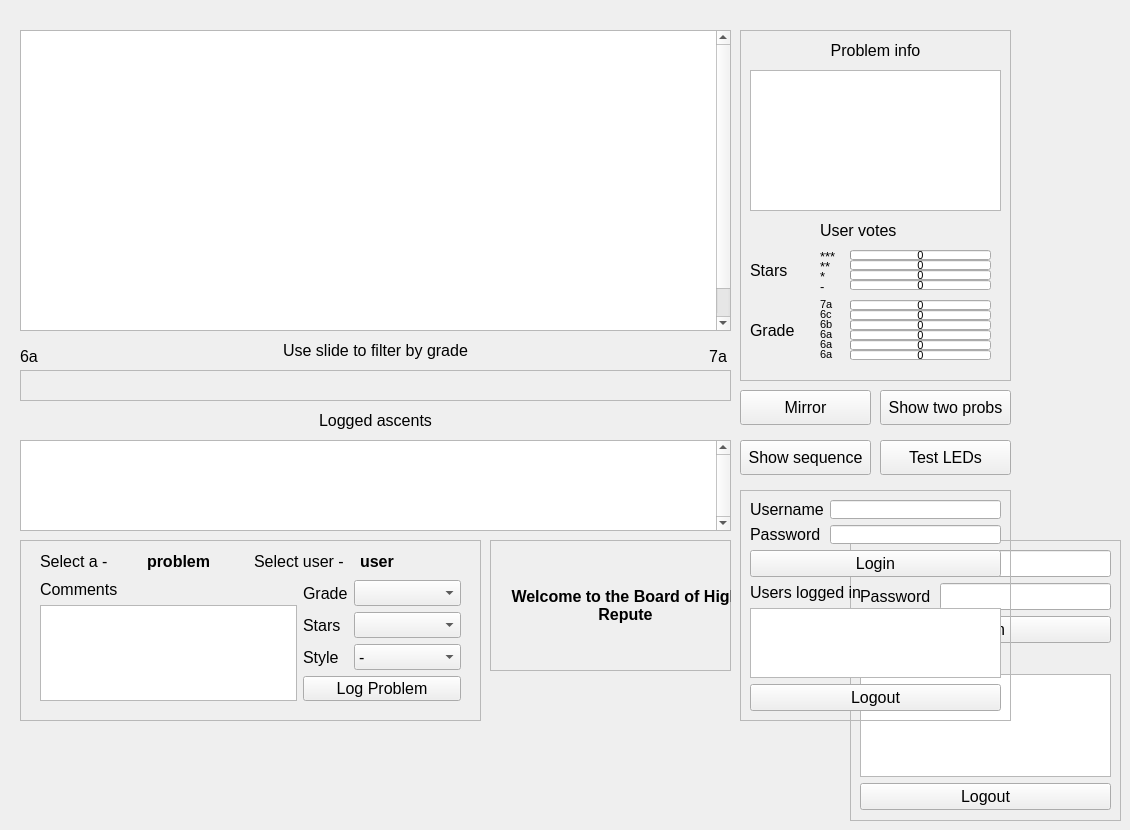
   <widget class="QWidget" name="tab">
    <attribute name="title">
     <string>LED Board</string>
    </attribute>
    <widget class="QFrame" name="frame">
     <property name="geometry">
      <rect>
       <x>20</x>
       <y>540</y>
       <width>461</width>
       <height>181</height>
      </rect>
     </property>
     <property name="font">
      <font>
       <pointsize>12</pointsize>
      </font>
     </property>
     <property name="toolTip">
      <string/>
     </property>
     <property name="frameShape">
      <enum>QFrame::StyledPanel</enum>
     </property>
     <property name="frameShadow">
      <enum>QFrame::Raised</enum>
     </property>
     <widget class="QWidget" name="layoutWidget">
      <property name="geometry">
       <rect>
        <x>20</x>
        <y>10</y>
        <width>421</width>
        <height>23</height>
       </rect>
      </property>
      <layout class="QHBoxLayout" name="horizontalLayout_4">
       <item>
        <widget class="QLabel" name="lblLogProb1">
         <property name="text">
          <string>Select a -</string>
         </property>
        </widget>
       </item>
       <item>
        <widget class="QLabel" name="lblLogProb2">
         <property name="font">
          <font>
           <weight>75</weight>
           <bold>true</bold>
          </font>
         </property>
         <property name="layoutDirection">
          <enum>Qt::RightToLeft</enum>
         </property>
         <property name="text">
          <string>problem</string>
         </property>
        </widget>
       </item>
       <item>
        <widget class="QLabel" name="lblLogProb3">
         <property name="text">
          <string>Select user -</string>
         </property>
        </widget>
       </item>
       <item>
        <widget class="QLabel" name="lblLogProb4">
         <property name="font">
          <font>
           <weight>75</weight>
           <bold>true</bold>
          </font>
         </property>
         <property name="layoutDirection">
          <enum>Qt::RightToLeft</enum>
         </property>
         <property name="text">
          <string>user</string>
         </property>
        </widget>
       </item>
      </layout>
     </widget>
     <widget class="QWidget" name="layoutWidget">
      <property name="geometry">
       <rect>
        <x>20</x>
        <y>40</y>
        <width>421</width>
        <height>121</height>
       </rect>
      </property>
      <layout class="QGridLayout" name="gridLayout_8">
       <item row="0" column="0">
        <layout class="QGridLayout" name="gridLayout_5">
         <item row="0" column="0">
          <widget class="QLabel" name="lblLog_2">
           <property name="text">
            <string>Comments</string>
           </property>
          </widget>
         </item>
         <item row="1" column="0">
          <widget class="QTextEdit" name="tbLogComments">
           <property name="toolTip">
            <string/>
           </property>
          </widget>
         </item>
        </layout>
       </item>
       <item row="0" column="1">
        <layout class="QGridLayout" name="gridLayout_7">
         <item row="7" column="0" colspan="2">
          <widget class="QPushButton" name="pbLogProblem">
           <property name="font">
            <font>
             <pointsize>12</pointsize>
            </font>
           </property>
           <property name="toolTip">
            <string>Add the selected problem to your logbook</string>
           </property>
           <property name="text">
            <string>Log Problem</string>
           </property>
          </widget>
         </item>
         <item row="1" column="0">
          <widget class="QLabel" name="label_8">
           <property name="text">
            <string>Grade</string>
           </property>
          </widget>
         </item>
         <item row="1" column="1">
          <widget class="QComboBox" name="cbGrade">
           <property name="font">
            <font>
             <pointsize>12</pointsize>
            </font>
           </property>
           <property name="toolTip">
            <string>Your personal grade for the problem</string>
           </property>
          </widget>
         </item>
         <item row="4" column="0">
          <widget class="QLabel" name="label_9">
           <property name="text">
            <string>Stars</string>
           </property>
          </widget>
         </item>
         <item row="4" column="1">
          <widget class="QComboBox" name="cbStars">
           <property name="font">
            <font>
             <pointsize>12</pointsize>
            </font>
           </property>
           <property name="toolTip">
            <string>Your star rating for the problem</string>
           </property>
          </widget>
         </item>
         <item row="6" column="0">
          <widget class="QLabel" name="label_13">
           <property name="text">
            <string>Style</string>
           </property>
          </widget>
         </item>
         <item row="6" column="1">
          <widget class="QComboBox" name="cbStyle">
           <property name="font">
            <font>
             <pointsize>12</pointsize>
            </font>
           </property>
           <property name="toolTip">
            <string/>
           </property>
           <item>
            <property name="text">
             <string>-</string>
            </property>
           </item>
           <item>
            <property name="text">
             <string>Flashed</string>
            </property>
           </item>
           <item>
            <property name="text">
             <string>2nd Go</string>
            </property>
           </item>
           <item>
            <property name="text">
             <string>3rd Go</string>
            </property>
           </item>
           <item>
            <property name="text">
             <string>Many goes</string>
            </property>
           </item>
           <item>
            <property name="text">
             <string>Repeat</string>
            </property>
           </item>
           <item>
            <property name="text">
             <string>DNF</string>
            </property>
           </item>
          </widget>
         </item>
        </layout>
       </item>
      </layout>
     </widget>
    </widget>
    <widget class="QTableWidget" name="tblProblems">
     <property name="enabled">
      <bool>true</bool>
     </property>
     <property name="geometry">
      <rect>
       <x>20</x>
       <y>30</y>
       <width>711</width>
       <height>301</height>
      </rect>
     </property>
     <property name="font">
      <font>
       <pointsize>14</pointsize>
      </font>
     </property>
     <property name="toolTip">
      <string>Select a problem to show on board</string>
     </property>
     <property name="styleSheet">
      <string notr="true"/>
     </property>
     <property name="verticalScrollBarPolicy">
      <enum>Qt::ScrollBarAlwaysOn</enum>
     </property>
     <property name="editTriggers">
      <set>QAbstractItemView::DoubleClicked</set>
     </property>
     <property name="showGrid">
      <bool>false</bool>
     </property>
     <property name="sortingEnabled">
      <bool>true</bool>
     </property>
     <property name="rowCount">
      <number>10</number>
     </property>
     <property name="columnCount">
      <number>4</number>
     </property>
     <attribute name="horizontalHeaderVisible">
      <bool>false</bool>
     </attribute>
     <attribute name="verticalHeaderVisible">
      <bool>false</bool>
     </attribute>
     <row/>
     <row/>
     <row/>
     <row/>
     <row/>
     <row/>
     <row/>
     <row/>
     <row/>
     <row/>
     <column/>
     <column/>
     <column/>
     <column/>
    </widget>
    <widget class="QFrame" name="frame_2">
     <property name="geometry">
      <rect>
       <x>850</x>
       <y>540</y>
       <width>271</width>
       <height>281</height>
      </rect>
     </property>
     <property name="font">
      <font>
       <pointsize>12</pointsize>
      </font>
     </property>
     <property name="frameShape">
      <enum>QFrame::StyledPanel</enum>
     </property>
     <property name="frameShadow">
      <enum>QFrame::Raised</enum>
     </property>
     <widget class="QWidget" name="layoutWidget">
      <property name="geometry">
       <rect>
        <x>10</x>
        <y>10</y>
        <width>251</width>
        <height>260</height>
       </rect>
      </property>
      <layout class="QGridLayout" name="gridLayout_3">
       <item row="2" column="0">
        <widget class="QListWidget" name="lbUsers">
         <property name="toolTip">
          <string>Select a user to log problems, add problems, etc</string>
         </property>
        </widget>
       </item>
       <item row="3" column="0">
        <widget class="QPushButton" name="pbLogout">
         <property name="font">
          <font>
           <pointsize>12</pointsize>
          </font>
         </property>
         <property name="toolTip">
          <string>Logs out the selected user</string>
         </property>
         <property name="text">
          <string>Logout</string>
         </property>
        </widget>
       </item>
       <item row="1" column="0">
        <layout class="QGridLayout" name="gridLayout_2">
         <item row="0" column="0">
          <layout class="QGridLayout" name="gridLayout">
           <item row="2" column="0">
            <widget class="QLabel" name="label_2">
             <property name="text">
              <string>Password</string>
             </property>
            </widget>
           </item>
           <item row="0" column="0">
            <widget class="QLabel" name="label">
             <property name="text">
              <string>Username</string>
             </property>
            </widget>
           </item>
           <item row="2" column="1">
            <widget class="QLineEdit" name="lePassword">
             <property name="echoMode">
              <enum>QLineEdit::Password</enum>
             </property>
            </widget>
           </item>
           <item row="0" column="1">
            <widget class="QLineEdit" name="leUsername">
             <property name="echoMode">
              <enum>QLineEdit::Normal</enum>
             </property>
            </widget>
           </item>
          </layout>
         </item>
         <item row="1" column="0">
          <widget class="QPushButton" name="pbLogin">
           <property name="font">
            <font>
             <pointsize>12</pointsize>
            </font>
           </property>
           <property name="toolTip">
            <string>Complete Username &amp; Password to Login</string>
           </property>
           <property name="text">
            <string>Login</string>
           </property>
          </widget>
         </item>
         <item row="2" column="0">
          <widget class="QLabel" name="label_32">
           <property name="text">
            <string>Users logged in</string>
           </property>
          </widget>
         </item>
        </layout>
       </item>
      </layout>
     </widget>
    </widget>
    <widget class="QFrame" name="frame_5">
     <property name="geometry">
      <rect>
       <x>740</x>
       <y>30</y>
       <width>271</width>
       <height>351</height>
      </rect>
     </property>
     <property name="font">
      <font>
       <pointsize>12</pointsize>
      </font>
     </property>
     <property name="toolTip">
      <string/>
     </property>
     <property name="frameShape">
      <enum>QFrame::StyledPanel</enum>
     </property>
     <property name="frameShadow">
      <enum>QFrame::Raised</enum>
     </property>
     <widget class="QTextBrowser" name="tbProblemInfo">
      <property name="geometry">
       <rect>
        <x>10</x>
        <y>40</y>
        <width>251</width>
        <height>141</height>
       </rect>
      </property>
      <property name="font">
       <font>
        <pointsize>12</pointsize>
       </font>
      </property>
      <property name="toolTip">
       <string/>
      </property>
     </widget>
     <widget class="QProgressBar" name="barStar3">
      <property name="geometry">
       <rect>
        <x>110</x>
        <y>220</y>
        <width>141</width>
        <height>10</height>
       </rect>
      </property>
      <property name="font">
       <font>
        <pointsize>8</pointsize>
       </font>
      </property>
      <property name="value">
       <number>0</number>
      </property>
      <property name="format">
       <string>%v</string>
      </property>
     </widget>
     <widget class="QProgressBar" name="barStar2">
      <property name="geometry">
       <rect>
        <x>110</x>
        <y>230</y>
        <width>141</width>
        <height>10</height>
       </rect>
      </property>
      <property name="font">
       <font>
        <pointsize>8</pointsize>
       </font>
      </property>
      <property name="value">
       <number>0</number>
      </property>
      <property name="format">
       <string>%v</string>
      </property>
     </widget>
     <widget class="QProgressBar" name="barStar1">
      <property name="geometry">
       <rect>
        <x>110</x>
        <y>240</y>
        <width>141</width>
        <height>10</height>
       </rect>
      </property>
      <property name="font">
       <font>
        <pointsize>8</pointsize>
       </font>
      </property>
      <property name="value">
       <number>0</number>
      </property>
      <property name="format">
       <string>%v</string>
      </property>
     </widget>
     <widget class="QProgressBar" name="barStar0">
      <property name="enabled">
       <bool>true</bool>
      </property>
      <property name="geometry">
       <rect>
        <x>110</x>
        <y>250</y>
        <width>141</width>
        <height>10</height>
       </rect>
      </property>
      <property name="font">
       <font>
        <pointsize>8</pointsize>
       </font>
      </property>
      <property name="value">
       <number>0</number>
      </property>
      <property name="textVisible">
       <bool>true</bool>
      </property>
      <property name="invertedAppearance">
       <bool>false</bool>
      </property>
      <property name="format">
       <string>%v</string>
      </property>
     </widget>
     <widget class="QProgressBar" name="barGrade2">
      <property name="geometry">
       <rect>
        <x>110</x>
        <y>280</y>
        <width>141</width>
        <height>10</height>
       </rect>
      </property>
      <property name="font">
       <font>
        <pointsize>8</pointsize>
       </font>
      </property>
      <property name="value">
       <number>0</number>
      </property>
      <property name="format">
       <string>%v</string>
      </property>
     </widget>
     <widget class="QProgressBar" name="barGrade4">
      <property name="geometry">
       <rect>
        <x>110</x>
        <y>300</y>
        <width>141</width>
        <height>10</height>
       </rect>
      </property>
      <property name="font">
       <font>
        <pointsize>8</pointsize>
       </font>
      </property>
      <property name="value">
       <number>0</number>
      </property>
      <property name="format">
       <string>%v</string>
      </property>
     </widget>
     <widget class="QProgressBar" name="barGrade1">
      <property name="geometry">
       <rect>
        <x>110</x>
        <y>270</y>
        <width>141</width>
        <height>10</height>
       </rect>
      </property>
      <property name="font">
       <font>
        <pointsize>8</pointsize>
       </font>
      </property>
      <property name="value">
       <number>0</number>
      </property>
      <property name="format">
       <string>%v</string>
      </property>
     </widget>
     <widget class="QProgressBar" name="barGrade3">
      <property name="geometry">
       <rect>
        <x>110</x>
        <y>290</y>
        <width>141</width>
        <height>10</height>
       </rect>
      </property>
      <property name="font">
       <font>
        <pointsize>8</pointsize>
       </font>
      </property>
      <property name="value">
       <number>0</number>
      </property>
      <property name="format">
       <string>%v</string>
      </property>
     </widget>
     <widget class="QProgressBar" name="barGrade6">
      <property name="geometry">
       <rect>
        <x>110</x>
        <y>320</y>
        <width>141</width>
        <height>10</height>
       </rect>
      </property>
      <property name="font">
       <font>
        <pointsize>8</pointsize>
       </font>
      </property>
      <property name="value">
       <number>0</number>
      </property>
      <property name="format">
       <string>%v</string>
      </property>
     </widget>
     <widget class="QProgressBar" name="barGrade5">
      <property name="geometry">
       <rect>
        <x>110</x>
        <y>310</y>
        <width>141</width>
        <height>10</height>
       </rect>
      </property>
      <property name="font">
       <font>
        <pointsize>8</pointsize>
       </font>
      </property>
      <property name="value">
       <number>0</number>
      </property>
      <property name="format">
       <string>%v</string>
      </property>
     </widget>
     <widget class="QLabel" name="label_6">
      <property name="geometry">
       <rect>
        <x>10</x>
        <y>230</y>
        <width>67</width>
        <height>21</height>
       </rect>
      </property>
      <property name="text">
       <string>Stars</string>
      </property>
     </widget>
     <widget class="QLabel" name="label_7">
      <property name="geometry">
       <rect>
        <x>80</x>
        <y>216</y>
        <width>41</width>
        <height>20</height>
       </rect>
      </property>
      <property name="font">
       <font>
        <pointsize>10</pointsize>
       </font>
      </property>
      <property name="text">
       <string>***</string>
      </property>
     </widget>
     <widget class="QLabel" name="label_10">
      <property name="geometry">
       <rect>
        <x>80</x>
        <y>226</y>
        <width>41</width>
        <height>20</height>
       </rect>
      </property>
      <property name="font">
       <font>
        <pointsize>10</pointsize>
       </font>
      </property>
      <property name="text">
       <string>**</string>
      </property>
     </widget>
     <widget class="QLabel" name="label_11">
      <property name="geometry">
       <rect>
        <x>80</x>
        <y>236</y>
        <width>41</width>
        <height>20</height>
       </rect>
      </property>
      <property name="font">
       <font>
        <pointsize>10</pointsize>
       </font>
      </property>
      <property name="text">
       <string>*</string>
      </property>
     </widget>
     <widget class="QLabel" name="label_12">
      <property name="geometry">
       <rect>
        <x>80</x>
        <y>246</y>
        <width>41</width>
        <height>20</height>
       </rect>
      </property>
      <property name="font">
       <font>
        <pointsize>10</pointsize>
       </font>
      </property>
      <property name="text">
       <string>-</string>
      </property>
     </widget>
     <widget class="QLabel" name="lblBarGrade4">
      <property name="geometry">
       <rect>
        <x>80</x>
        <y>296</y>
        <width>41</width>
        <height>16</height>
       </rect>
      </property>
      <property name="font">
       <font>
        <pointsize>8</pointsize>
       </font>
      </property>
      <property name="text">
       <string>6a</string>
      </property>
     </widget>
     <widget class="QLabel" name="lblBarGrade1">
      <property name="geometry">
       <rect>
        <x>80</x>
        <y>266</y>
        <width>41</width>
        <height>16</height>
       </rect>
      </property>
      <property name="font">
       <font>
        <pointsize>8</pointsize>
       </font>
      </property>
      <property name="text">
       <string>7a</string>
      </property>
     </widget>
     <widget class="QLabel" name="lblBarGrade2">
      <property name="geometry">
       <rect>
        <x>80</x>
        <y>276</y>
        <width>41</width>
        <height>16</height>
       </rect>
      </property>
      <property name="font">
       <font>
        <pointsize>8</pointsize>
       </font>
      </property>
      <property name="text">
       <string>6c</string>
      </property>
     </widget>
     <widget class="QLabel" name="lblBarGrade3">
      <property name="geometry">
       <rect>
        <x>80</x>
        <y>286</y>
        <width>41</width>
        <height>16</height>
       </rect>
      </property>
      <property name="font">
       <font>
        <pointsize>8</pointsize>
       </font>
      </property>
      <property name="text">
       <string>6b</string>
      </property>
     </widget>
     <widget class="QLabel" name="lblBarGrade5">
      <property name="geometry">
       <rect>
        <x>80</x>
        <y>306</y>
        <width>41</width>
        <height>16</height>
       </rect>
      </property>
      <property name="font">
       <font>
        <pointsize>8</pointsize>
       </font>
      </property>
      <property name="text">
       <string>6a</string>
      </property>
     </widget>
     <widget class="QLabel" name="lblBarGrade6">
      <property name="geometry">
       <rect>
        <x>80</x>
        <y>316</y>
        <width>41</width>
        <height>16</height>
       </rect>
      </property>
      <property name="font">
       <font>
        <pointsize>8</pointsize>
       </font>
      </property>
      <property name="text">
       <string>6a</string>
      </property>
     </widget>
     <widget class="QLabel" name="label_19">
      <property name="geometry">
       <rect>
        <x>10</x>
        <y>290</y>
        <width>67</width>
        <height>21</height>
       </rect>
      </property>
      <property name="text">
       <string>Grade</string>
      </property>
     </widget>
     <widget class="QLabel" name="label_15">
      <property name="geometry">
       <rect>
        <x>80</x>
        <y>190</y>
        <width>101</width>
        <height>21</height>
       </rect>
      </property>
      <property name="text">
       <string>User votes</string>
      </property>
     </widget>
     <widget class="QLabel" name="label_21">
      <property name="geometry">
       <rect>
        <x>20</x>
        <y>10</y>
        <width>231</width>
        <height>21</height>
       </rect>
      </property>
      <property name="text">
       <string>Problem info</string>
      </property>
      <property name="alignment">
       <set>Qt::AlignCenter</set>
      </property>
     </widget>
    </widget>
    <widget class="QFrame" name="frame_3">
     <property name="geometry">
      <rect>
       <x>490</x>
       <y>540</y>
       <width>241</width>
       <height>131</height>
      </rect>
     </property>
     <property name="styleSheet">
      <string notr="true"/>
     </property>
     <property name="frameShape">
      <enum>QFrame::StyledPanel</enum>
     </property>
     <property name="frameShadow">
      <enum>QFrame::Raised</enum>
     </property>
     <widget class="QLabel" name="lblInfo">
      <property name="geometry">
       <rect>
        <x>10</x>
        <y>10</y>
        <width>251</width>
        <height>111</height>
       </rect>
      </property>
      <property name="font">
       <font>
        <pointsize>12</pointsize>
        <weight>75</weight>
        <bold>true</bold>
       </font>
      </property>
      <property name="text">
       <string>Welcome to the Board of High Repute</string>
      </property>
      <property name="alignment">
       <set>Qt::AlignCenter</set>
      </property>
      <property name="wordWrap">
       <bool>true</bool>
      </property>
     </widget>
    </widget>
    <widget class="QLabel" name="lblMin">
     <property name="geometry">
      <rect>
       <x>20</x>
       <y>350</y>
       <width>47</width>
       <height>13</height>
      </rect>
     </property>
     <property name="font">
      <font>
       <pointsize>12</pointsize>
      </font>
     </property>
     <property name="text">
      <string>6a</string>
     </property>
    </widget>
    <widget class="QLabel" name="lblMax">
     <property name="geometry">
      <rect>
       <x>680</x>
       <y>350</y>
       <width>47</width>
       <height>13</height>
      </rect>
     </property>
     <property name="font">
      <font>
       <pointsize>12</pointsize>
      </font>
     </property>
     <property name="text">
      <string>7a</string>
     </property>
     <property name="alignment">
      <set>Qt::AlignRight|Qt::AlignTrailing|Qt::AlignVCenter</set>
     </property>
    </widget>
    <widget class="QTableWidget" name="tblAscents">
     <property name="enabled">
      <bool>true</bool>
     </property>
     <property name="geometry">
      <rect>
       <x>20</x>
       <y>440</y>
       <width>711</width>
       <height>91</height>
      </rect>
     </property>
     <property name="font">
      <font>
       <pointsize>8</pointsize>
      </font>
     </property>
     <property name="toolTip">
      <string>Shows ascents of the selected problem</string>
     </property>
     <property name="verticalScrollBarPolicy">
      <enum>Qt::ScrollBarAlwaysOn</enum>
     </property>
     <property name="horizontalScrollBarPolicy">
      <enum>Qt::ScrollBarAlwaysOff</enum>
     </property>
     <property name="autoScroll">
      <bool>true</bool>
     </property>
     <property name="autoScrollMargin">
      <number>10</number>
     </property>
     <property name="editTriggers">
      <set>QAbstractItemView::DoubleClicked</set>
     </property>
     <property name="showGrid">
      <bool>false</bool>
     </property>
     <property name="sortingEnabled">
      <bool>true</bool>
     </property>
     <property name="rowCount">
      <number>1</number>
     </property>
     <property name="columnCount">
      <number>6</number>
     </property>
     <attribute name="horizontalHeaderVisible">
      <bool>false</bool>
     </attribute>
     <attribute name="verticalHeaderVisible">
      <bool>false</bool>
     </attribute>
     <row/>
     <column/>
     <column/>
     <column/>
     <column/>
     <column/>
     <column/>
    </widget>
    <widget class="QLabel" name="label_20">
     <property name="geometry">
      <rect>
       <x>260</x>
       <y>340</y>
       <width>231</width>
       <height>21</height>
      </rect>
     </property>
     <property name="font">
      <font>
       <pointsize>12</pointsize>
       <weight>50</weight>
       <bold>false</bold>
      </font>
     </property>
     <property name="text">
      <string>Use slide to filter by grade</string>
     </property>
     <property name="alignment">
      <set>Qt::AlignCenter</set>
     </property>
    </widget>
    <widget class="QLabel" name="label_22">
     <property name="geometry">
      <rect>
       <x>260</x>
       <y>410</y>
       <width>231</width>
       <height>21</height>
      </rect>
     </property>
     <property name="font">
      <font>
       <pointsize>12</pointsize>
      </font>
     </property>
     <property name="text">
      <string>Logged ascents</string>
     </property>
     <property name="alignment">
      <set>Qt::AlignCenter</set>
     </property>
    </widget>
    <widget class="QPushButton" name="pbTestLEDs">
     <property name="geometry">
      <rect>
       <x>880</x>
       <y>440</y>
       <width>131</width>
       <height>35</height>
      </rect>
     </property>
     <property name="font">
      <font>
       <pointsize>12</pointsize>
      </font>
     </property>
     <property name="toolTip">
      <string/>
     </property>
     <property name="text">
      <string>Test LEDs</string>
     </property>
    </widget>
    <widget class="QPushButton" name="pbSequence">
     <property name="geometry">
      <rect>
       <x>740</x>
       <y>440</y>
       <width>131</width>
       <height>35</height>
      </rect>
     </property>
     <property name="font">
      <font>
       <pointsize>12</pointsize>
      </font>
     </property>
     <property name="toolTip">
      <string/>
     </property>
     <property name="text">
      <string>Show sequence</string>
     </property>
    </widget>
    <widget class="QPushButton" name="pbShowTwoProbs">
     <property name="geometry">
      <rect>
       <x>880</x>
       <y>390</y>
       <width>131</width>
       <height>35</height>
      </rect>
     </property>
     <property name="font">
      <font>
       <pointsize>12</pointsize>
      </font>
     </property>
     <property name="toolTip">
      <string>Shows the last two selected problem (green, blue red/cyan, yellow, magenta)</string>
     </property>
     <property name="text">
      <string>Show two probs</string>
     </property>
    </widget>
    <widget class="QPushButton" name="pbMirror">
     <property name="geometry">
      <rect>
       <x>740</x>
       <y>390</y>
       <width>131</width>
       <height>35</height>
      </rect>
     </property>
     <property name="font">
      <font>
       <pointsize>12</pointsize>
      </font>
     </property>
     <property name="toolTip">
      <string/>
     </property>
     <property name="text">
      <string>Mirror</string>
     </property>
    </widget>
    <widget class="QFrame" name="frmSlider">
     <property name="geometry">
      <rect>
       <x>20</x>
       <y>370</y>
       <width>711</width>
       <height>31</height>
      </rect>
     </property>
     <property name="toolTip">
      <string>Move the two sliders to desired grade range</string>
     </property>
     <property name="frameShape">
      <enum>QFrame::StyledPanel</enum>
     </property>
     <property name="frameShadow">
      <enum>QFrame::Raised</enum>
     </property>
     <widget class="QWidget" name="verticalLayoutWidget">
      <property name="geometry">
       <rect>
        <x>0</x>
        <y>0</y>
        <width>711</width>
        <height>31</height>
       </rect>
      </property>
      <layout class="QVBoxLayout" name="QVBLayoutSlider"/>
     </widget>
    </widget>
    <widget class="QFrame" name="frame_8">
     <property name="geometry">
      <rect>
       <x>740</x>
       <y>490</y>
       <width>271</width>
       <height>231</height>
      </rect>
     </property>
     <property name="font">
      <font>
       <pointsize>12</pointsize>
      </font>
     </property>
     <property name="frameShape">
      <enum>QFrame::StyledPanel</enum>
     </property>
     <property name="frameShadow">
      <enum>QFrame::Raised</enum>
     </property>
     <widget class="QWidget" name="layoutWidget_2">
      <property name="geometry">
       <rect>
        <x>10</x>
        <y>10</y>
        <width>251</width>
        <height>211</height>
       </rect>
      </property>
      <layout class="QGridLayout" name="gridLayout_9">
       <item row="2" column="0">
        <widget class="QListWidget" name="lbUsers_2">
         <property name="toolTip">
          <string>Select a user to log problems, add problems, etc</string>
         </property>
        </widget>
       </item>
       <item row="3" column="0">
        <widget class="QPushButton" name="pbLogout_2">
         <property name="font">
          <font>
           <pointsize>12</pointsize>
          </font>
         </property>
         <property name="toolTip">
          <string>Logs out the selected user</string>
         </property>
         <property name="text">
          <string>Logout</string>
         </property>
        </widget>
       </item>
       <item row="1" column="0">
        <layout class="QGridLayout" name="gridLayout_10">
         <item row="0" column="0">
          <layout class="QGridLayout" name="gridLayout_11">
           <item row="2" column="0">
            <widget class="QLabel" name="label_18">
             <property name="text">
              <string>Password</string>
             </property>
            </widget>
           </item>
           <item row="0" column="0">
            <widget class="QLabel" name="label_25">
             <property name="text">
              <string>Username</string>
             </property>
            </widget>
           </item>
           <item row="2" column="1">
            <widget class="QLineEdit" name="lePassword_2">
             <property name="echoMode">
              <enum>QLineEdit::Password</enum>
             </property>
            </widget>
           </item>
           <item row="0" column="1">
            <widget class="QLineEdit" name="leUsername_2">
             <property name="echoMode">
              <enum>QLineEdit::Normal</enum>
             </property>
            </widget>
           </item>
          </layout>
         </item>
         <item row="1" column="0">
          <widget class="QPushButton" name="pbLogin_2">
           <property name="font">
            <font>
             <pointsize>12</pointsize>
            </font>
           </property>
           <property name="toolTip">
            <string>Complete Username &amp; Password to Login</string>
           </property>
           <property name="text">
            <string>Login</string>
           </property>
          </widget>
         </item>
         <item row="2" column="0">
          <widget class="QLabel" name="label_33">
           <property name="text">
            <string>Users logged in</string>
           </property>
          </widget>
         </item>
        </layout>
       </item>
      </layout>
     </widget>
    </widget>
   </widget>
